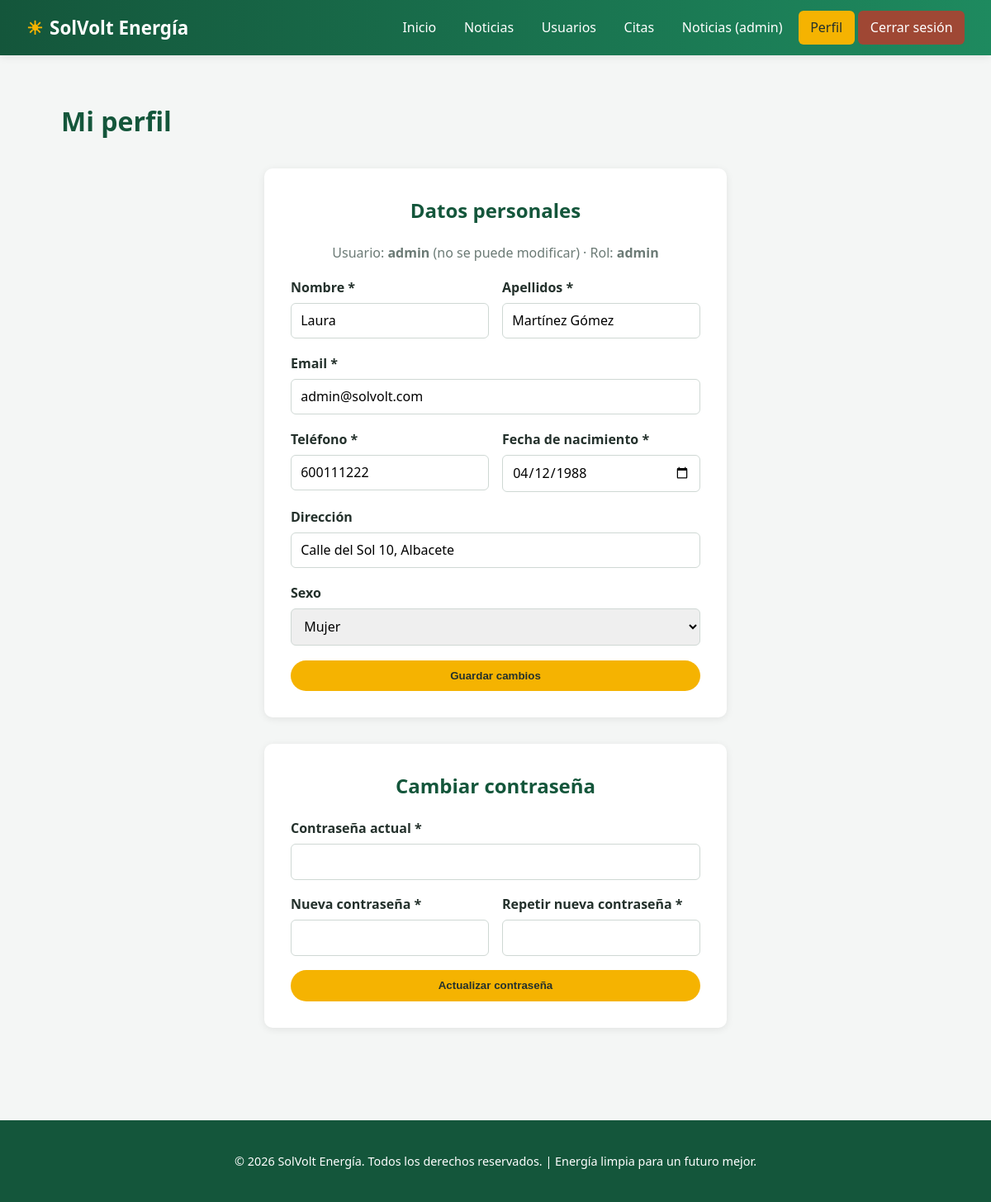
Screenshot of /perfil.php (signed in) with the database file from the repository.
### tables this page shows
CREATE TABLE users_login (
    idLogin INT AUTO_INCREMENT PRIMARY KEY,
    idUser INT NOT NULL UNIQUE,
    usuario VARCHAR(100) NOT NULL UNIQUE,
    password VARCHAR(255) NOT NULL,
    rol ENUM('admin', 'user') NOT NULL DEFAULT 'user',
    CONSTRAINT fk_login_user FOREIGN KEY (idUser)
        REFERENCES users_data(idUser)
        ON DELETE CASCADE ON UPDATE CASCADE
);

CREATE TABLE users_data (
    idUser INT AUTO_INCREMENT PRIMARY KEY,
    nombre VARCHAR(100) NOT NULL,
    apellidos VARCHAR(150) NOT NULL,
    email VARCHAR(150) NOT NULL UNIQUE,
    telefono VARCHAR(20) NOT NULL,
    fecha_nacimiento DATE NOT NULL,
    direccion VARCHAR(255),
    sexo ENUM('Hombre', 'Mujer', 'Otro') DEFAULT 'Otro'
);

### perfil.php (the view, shortened to what this page needs)
<?php
require 'config/db.php';
$idUser = $_SESSION['idUser'];
$stmt = $pdo->prepare(
    "SELECT d.*, l.usuario, l.rol FROM users_data d
     JOIN users_login l ON d.idUser = l.idUser
     WHERE d.idUser = ?"
);
$stmt->execute([$idUser]);
$datos = $stmt->fetch();
include 'includes/header.php';
?>
<div class="contenedor">
    <h1 style="color:var(--verde-oscuro);">Mi perfil</h1>
    <div class="form-caja">
        <h2>Datos personales</h2>
        <p style="text-align:center;color:var(--gris-medio);">
            Usuario: <strong><?= htmlspecialchars($datos['usuario']) ?></strong> (no se puede modificar) &middot;
            Rol: <strong><?= htmlspecialchars($datos['rol']) ?></strong>
        </p>
        <form method="POST" action="perfil.php">
            <div class="fila-2">
                <div class="campo">
                    <label>Nombre *</label>
                    <input type="text" name="nombre" value="<?= htmlspecialchars($datos['nombre']) ?>" required>
                </div>
                <div class="campo">
                    <label>Apellidos *</label>
                    <input type="text" name="apellidos" value="<?= htmlspecialchars($datos['apellidos']) ?>" required>
                </div>
            </div>
            <div class="campo">
                <label>Email *</label>
                <input type="email" name="email" value="<?= htmlspecialchars($datos['email']) ?>" required>
            </div>
            <div class="fila-2">
                <div class="campo">
                    <label>Teléfono *</label>
                    <input type="text" name="telefono" value="<?= htmlspecialchars($datos['telefono']) ?>" required>
                </div>
                <div class="campo">
                    <label>Fecha de nacimiento *</label>
                    <input type="date" name="fecha_nacimiento" value="<?= htmlspecialchars($datos['fecha_nacimiento']) ?>" required>
                </div>
            </div>
            <div class="campo">
                <label>Dirección</label>
                <input type="text" name="direccion" value="<?= htmlspecialchars($datos['direccion']) ?>">
            </div>
            <div class="campo">
                <label>Sexo</label>
                <select name="sexo">
                    <option value="Mujer" <?= $datos['sexo'] === 'Mujer' ? 'selected' : '' ?>>Mujer</option>
                </select>
            </div>
            <button type="submit" class="btn" style="width:100%;">Guardar cambios</button>
        </form>
    </div>
    <div class="form-caja">
        <h2>Cambiar contraseña</h2>
        <form method="POST" action="perfil.php">
            <div class="campo">
                <label>Contraseña actual *</label>
                <input type="password" name="password_actual" required>
            </div>
            <div class="fila-2">
                <div class="campo">
                    <label>Nueva contraseña *</label>
                    <input type="password" name="password_nueva" required>
                </div>
                <div class="campo">
                    <label>Repetir nueva contraseña *</label>
                    <input type="password" name="password_nueva2" required>
                </div>
            </div>
            <button type="submit" class="btn" style="width:100%;">Actualizar contraseña</button>
        </form>
    </div>
</div>
<?php include 'includes/footer.php'; ?>

### css/style.css (style rules this page uses)
:root { --verde-principal: #1e8a5f; --verde-oscuro: #14563b; --azul-cielo: #1f6f9c; --amarillo-sol: #f5b301; --gris-claro: #f4f6f5; --gris-medio: #6b7a75; --blanco: #ffffff; --rojo-error: #c0392b; --sombra: 0 2px 10px rgba(0, 0, 0, 0.08); }
* { box-sizing: border-box; }
body { margin: 0; font-family: 'Segoe UI', Arial, sans-serif; background-color: var(--gris-claro); color: #24312c; line-height: 1.6; }
.contenedor { max-width: 1100px; margin: 0 auto; padding: 2rem 1.5rem; }
.btn { display: inline-block; background: var(--amarillo-sol); color: #24312c; padding: 0.7rem 1.6rem; border-radius: 30px; font-weight: bold; border: none; cursor: pointer; transition: transform 0.15s ease, box-shadow 0.15s ease; }
.form-caja { background: var(--blanco); max-width: 560px; margin: 2rem auto; padding: 2rem; border-radius: 10px; box-shadow: var(--sombra); }
.form-caja h2 { color: var(--verde-oscuro); margin-top: 0; text-align: center; }
.campo { margin-bottom: 1.1rem; }
.campo label { display: block; font-weight: 600; margin-bottom: 0.35rem; }
.campo input, .campo select, .campo textarea { width: 100%; padding: 0.6rem 0.7rem; border: 1px solid #cfd8d4; border-radius: 6px; font-size: 1rem; font-family: inherit; }
.fila-2 { display: grid; grid-template-columns: 1fr 1fr; gap: 1rem; }

### rows the page displays
users_login: usuario "admin", rol "admin", nombre "Laura", apellidos "Martínez Gómez", email "admin@solvolt.com", telefono "600111222", fecha_nacimiento "04/12/1988", direccion "Calle del Sol 10, Albacete"
users_data: sexo "Mujer"
